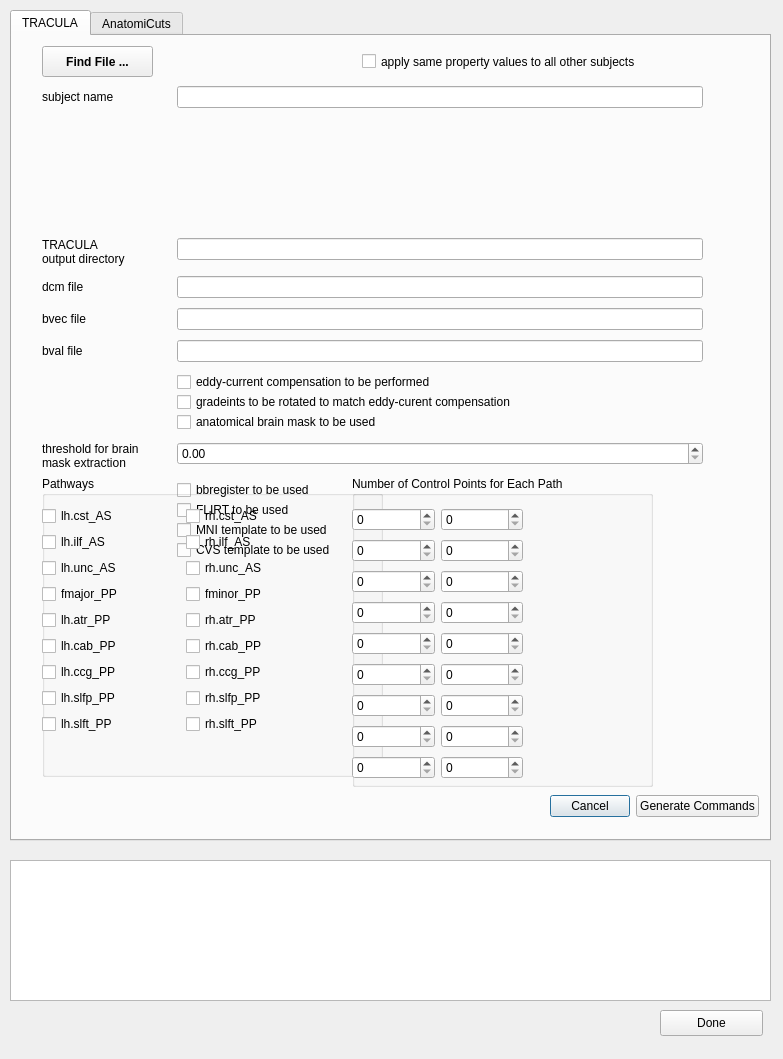
<?xml version="1.0" encoding="UTF-8"?>
<ui version="4.0">
 <class>Dialog</class>
 <widget class="QDialog" name="Dialog">
  <property name="geometry">
   <rect>
    <x>0</x>
    <y>0</y>
    <width>783</width>
    <height>1059</height>
   </rect>
  </property>
  <property name="windowTitle">
   <string>Dialog</string>
  </property>
  <property name="modal">
   <bool>true</bool>
  </property>
  <widget class="QTabWidget" name="tabWidget">
   <property name="geometry">
    <rect>
     <x>10</x>
     <y>10</y>
     <width>761</width>
     <height>831</height>
    </rect>
   </property>
   <property name="currentIndex">
    <number>0</number>
   </property>
   <widget class="QWidget" name="tab_3">
    <attribute name="title">
     <string>TRACULA</string>
    </attribute>
    <widget class="QWidget" name="formLayoutWidget">
     <property name="geometry">
      <rect>
       <x>30</x>
       <y>50</y>
       <width>661</width>
       <height>474</height>
      </rect>
     </property>
     <layout class="QFormLayout" name="formLayout">
      <property name="verticalSpacing">
       <number>10</number>
      </property>
      <item row="1" column="0">
       <widget class="QLabel" name="subjectNameLabel">
        <property name="text">
         <string>subject name</string>
        </property>
       </widget>
      </item>
      <item row="1" column="1">
       <widget class="QLineEdit" name="subjectNameLineEdit"/>
      </item>
      <item row="4" column="0">
       <widget class="QLabel" name="subjectDcmFileLabel">
        <property name="text">
         <string>dcm file</string>
        </property>
       </widget>
      </item>
      <item row="4" column="1">
       <widget class="QLineEdit" name="subjectDcmFileLineEdit"/>
      </item>
      <item row="5" column="0">
       <widget class="QLabel" name="subjectBvecFileLabel">
        <property name="text">
         <string>bvec file</string>
        </property>
       </widget>
      </item>
      <item row="5" column="1">
       <widget class="QLineEdit" name="subjectBvecFileLineEdit"/>
      </item>
      <item row="6" column="0">
       <widget class="QLabel" name="subjectBvalFileLabel">
        <property name="text">
         <string>bval file</string>
        </property>
       </widget>
      </item>
      <item row="6" column="1">
       <widget class="QLineEdit" name="subjectBvalFileLineEdit">
        <property name="font">
         <font>
          <weight>50</weight>
          <bold>false</bold>
         </font>
        </property>
       </widget>
      </item>
      <item row="7" column="1">
       <layout class="QVBoxLayout" name="verticalLayout">
        <item>
         <widget class="QCheckBox" name="checkBox">
          <property name="text">
           <string>eddy-current compensation to be performed</string>
          </property>
          <property name="checked">
           <bool>false</bool>
          </property>
         </widget>
        </item>
        <item>
         <widget class="QCheckBox" name="checkBox_2">
          <property name="text">
           <string>gradeints to be rotated to match eddy-curent compensation</string>
          </property>
          <property name="checked">
           <bool>false</bool>
          </property>
         </widget>
        </item>
        <item>
         <widget class="QCheckBox" name="checkBox_3">
          <property name="text">
           <string>anatomical brain mask to be used</string>
          </property>
          <property name="checked">
           <bool>false</bool>
          </property>
         </widget>
        </item>
       </layout>
      </item>
      <item row="9" column="0">
       <widget class="QLabel" name="label">
        <property name="text">
         <string>threshold for brain mask extraction</string>
        </property>
        <property name="wordWrap">
         <bool>true</bool>
        </property>
       </widget>
      </item>
      <item row="9" column="1">
       <widget class="QDoubleSpinBox" name="doubleSpinBox_2">
        <property name="maximum">
         <double>1.000000000000000</double>
        </property>
        <property name="singleStep">
         <double>0.050000000000000</double>
        </property>
        <property name="value">
         <double>0.000000000000000</double>
        </property>
       </widget>
      </item>
      <item row="10" column="1">
       <layout class="QVBoxLayout" name="verticalLayout_2">
        <item>
         <widget class="QCheckBox" name="checkBox_4">
          <property name="text">
           <string>bbregister to be used</string>
          </property>
         </widget>
        </item>
        <item>
         <widget class="QCheckBox" name="checkBox_5">
          <property name="text">
           <string>FLIRT to be used</string>
          </property>
          <property name="checked">
           <bool>false</bool>
          </property>
         </widget>
        </item>
        <item>
         <widget class="QCheckBox" name="checkBox_7">
          <property name="text">
           <string>MNI template to be used</string>
          </property>
          <property name="checked">
           <bool>false</bool>
          </property>
         </widget>
        </item>
        <item>
         <widget class="QCheckBox" name="checkBox_6">
          <property name="text">
           <string>CVS template to be used</string>
          </property>
         </widget>
        </item>
       </layout>
      </item>
      <item row="3" column="0">
       <widget class="QLabel" name="dtrootLabel">
        <property name="text">
         <string>TRACULA output directory</string>
        </property>
        <property name="wordWrap">
         <bool>true</bool>
        </property>
       </widget>
      </item>
      <item row="3" column="1">
       <widget class="QLineEdit" name="dtrootLineEdit"/>
      </item>
      <item row="2" column="1">
       <spacer name="verticalSpacer_5">
        <property name="orientation">
         <enum>Qt::Vertical</enum>
        </property>
        <property name="sizeHint" stdset="0">
         <size>
          <width>20</width>
          <height>10</height>
         </size>
        </property>
       </spacer>
      </item>
     </layout>
    </widget>
    <widget class="QGroupBox" name="groupBox">
     <property name="geometry">
      <rect>
       <x>30</x>
       <y>440</y>
       <width>341</width>
       <height>301</height>
      </rect>
     </property>
     <property name="font">
      <font>
       <underline>false</underline>
      </font>
     </property>
     <property name="autoFillBackground">
      <bool>false</bool>
     </property>
     <property name="title">
      <string>Pathways</string>
     </property>
     <property name="checkable">
      <bool>false</bool>
     </property>
     <property name="checked">
      <bool>false</bool>
     </property>
     <widget class="QWidget" name="gridLayoutWidget">
      <property name="geometry">
       <rect>
        <x>0</x>
        <y>30</y>
        <width>281</width>
        <height>230</height>
       </rect>
      </property>
      <layout class="QGridLayout" name="gridLayout">
       <item row="3" column="1">
        <widget class="QCheckBox" name="checkBox_10">
         <property name="text">
          <string>fminor_PP</string>
         </property>
         <property name="checked">
          <bool>false</bool>
         </property>
        </widget>
       </item>
       <item row="6" column="0">
        <widget class="QCheckBox" name="checkBox_19">
         <property name="text">
          <string>lh.ccg_PP</string>
         </property>
         <property name="checked">
          <bool>false</bool>
         </property>
        </widget>
       </item>
       <item row="2" column="1">
        <widget class="QCheckBox" name="checkBox_15">
         <property name="text">
          <string>rh.unc_AS</string>
         </property>
         <property name="checked">
          <bool>false</bool>
         </property>
        </widget>
       </item>
       <item row="6" column="1">
        <widget class="QCheckBox" name="checkBox_22">
         <property name="text">
          <string>rh.ccg_PP</string>
         </property>
         <property name="checked">
          <bool>false</bool>
         </property>
        </widget>
       </item>
       <item row="1" column="1">
        <widget class="QCheckBox" name="checkBox_11">
         <property name="text">
          <string>rh.ilf_AS</string>
         </property>
         <property name="checked">
          <bool>false</bool>
         </property>
        </widget>
       </item>
       <item row="0" column="0">
        <widget class="QCheckBox" name="checkBox_9">
         <property name="text">
          <string>lh.cst_AS</string>
         </property>
         <property name="checked">
          <bool>false</bool>
         </property>
         <property name="autoRepeat">
          <bool>false</bool>
         </property>
        </widget>
       </item>
       <item row="8" column="0">
        <widget class="QCheckBox" name="checkBox_23">
         <property name="text">
          <string>lh.slft_PP</string>
         </property>
         <property name="checked">
          <bool>false</bool>
         </property>
        </widget>
       </item>
       <item row="4" column="1">
        <widget class="QCheckBox" name="checkBox_18">
         <property name="text">
          <string>rh.atr_PP</string>
         </property>
         <property name="checked">
          <bool>false</bool>
         </property>
        </widget>
       </item>
       <item row="8" column="1">
        <widget class="QCheckBox" name="checkBox_25">
         <property name="text">
          <string>rh.slft_PP</string>
         </property>
         <property name="checked">
          <bool>false</bool>
         </property>
        </widget>
       </item>
       <item row="5" column="1">
        <widget class="QCheckBox" name="checkBox_21">
         <property name="text">
          <string>rh.cab_PP</string>
         </property>
         <property name="checked">
          <bool>false</bool>
         </property>
        </widget>
       </item>
       <item row="7" column="1">
        <widget class="QCheckBox" name="checkBox_24">
         <property name="text">
          <string>rh.slfp_PP</string>
         </property>
         <property name="checked">
          <bool>false</bool>
         </property>
        </widget>
       </item>
       <item row="7" column="0">
        <widget class="QCheckBox" name="checkBox_20">
         <property name="text">
          <string>lh.slfp_PP</string>
         </property>
         <property name="checked">
          <bool>false</bool>
         </property>
        </widget>
       </item>
       <item row="5" column="0">
        <widget class="QCheckBox" name="checkBox_17">
         <property name="text">
          <string>lh.cab_PP</string>
         </property>
         <property name="checked">
          <bool>false</bool>
         </property>
        </widget>
       </item>
       <item row="2" column="0">
        <widget class="QCheckBox" name="checkBox_14">
         <property name="text">
          <string>lh.unc_AS</string>
         </property>
         <property name="checked">
          <bool>false</bool>
         </property>
        </widget>
       </item>
       <item row="0" column="1">
        <widget class="QCheckBox" name="checkBox_8">
         <property name="text">
          <string>rh.cst_AS</string>
         </property>
         <property name="checked">
          <bool>false</bool>
         </property>
        </widget>
       </item>
       <item row="4" column="0">
        <widget class="QCheckBox" name="checkBox_16">
         <property name="text">
          <string>lh.atr_PP</string>
         </property>
         <property name="checked">
          <bool>false</bool>
         </property>
        </widget>
       </item>
       <item row="3" column="0">
        <widget class="QCheckBox" name="checkBox_12">
         <property name="text">
          <string>fmajor_PP</string>
         </property>
         <property name="checked">
          <bool>false</bool>
         </property>
        </widget>
       </item>
       <item row="1" column="0">
        <widget class="QCheckBox" name="checkBox_13">
         <property name="text">
          <string>lh.ilf_AS</string>
         </property>
         <property name="checked">
          <bool>false</bool>
         </property>
        </widget>
       </item>
      </layout>
     </widget>
    </widget>
    <widget class="QGroupBox" name="groupBox_2">
     <property name="geometry">
      <rect>
       <x>340</x>
       <y>440</y>
       <width>301</width>
       <height>311</height>
      </rect>
     </property>
     <property name="title">
      <string>Number of Control Points for Each Path</string>
     </property>
     <widget class="QWidget" name="gridLayoutWidget_2">
      <property name="geometry">
       <rect>
        <x>0</x>
        <y>30</y>
        <width>171</width>
        <height>275</height>
       </rect>
      </property>
      <layout class="QGridLayout" name="gridLayout_2">
       <item row="0" column="1">
        <widget class="QSpinBox" name="spinBox_3">
         <property name="value">
          <number>0</number>
         </property>
        </widget>
       </item>
       <item row="1" column="1">
        <widget class="QSpinBox" name="spinBox_4">
         <property name="value">
          <number>0</number>
         </property>
        </widget>
       </item>
       <item row="0" column="0">
        <widget class="QSpinBox" name="spinBox">
         <property name="value">
          <number>0</number>
         </property>
        </widget>
       </item>
       <item row="2" column="1">
        <widget class="QSpinBox" name="spinBox_6">
         <property name="value">
          <number>0</number>
         </property>
        </widget>
       </item>
       <item row="1" column="0">
        <widget class="QSpinBox" name="spinBox_2">
         <property name="value">
          <number>0</number>
         </property>
        </widget>
       </item>
       <item row="6" column="0">
        <widget class="QSpinBox" name="spinBox_10">
         <property name="value">
          <number>0</number>
         </property>
        </widget>
       </item>
       <item row="4" column="0">
        <widget class="QSpinBox" name="spinBox_8">
         <property name="value">
          <number>0</number>
         </property>
        </widget>
       </item>
       <item row="2" column="0">
        <widget class="QSpinBox" name="spinBox_5">
         <property name="value">
          <number>0</number>
         </property>
        </widget>
       </item>
       <item row="4" column="1">
        <widget class="QSpinBox" name="spinBox_14">
         <property name="value">
          <number>0</number>
         </property>
        </widget>
       </item>
       <item row="6" column="1">
        <widget class="QSpinBox" name="spinBox_16">
         <property name="value">
          <number>0</number>
         </property>
        </widget>
       </item>
       <item row="5" column="1">
        <widget class="QSpinBox" name="spinBox_15">
         <property name="value">
          <number>0</number>
         </property>
        </widget>
       </item>
       <item row="3" column="0">
        <widget class="QSpinBox" name="spinBox_7">
         <property name="value">
          <number>0</number>
         </property>
        </widget>
       </item>
       <item row="7" column="1">
        <widget class="QSpinBox" name="spinBox_17">
         <property name="value">
          <number>0</number>
         </property>
        </widget>
       </item>
       <item row="8" column="1">
        <widget class="QSpinBox" name="spinBox_18">
         <property name="value">
          <number>0</number>
         </property>
        </widget>
       </item>
       <item row="5" column="0">
        <widget class="QSpinBox" name="spinBox_9">
         <property name="value">
          <number>0</number>
         </property>
        </widget>
       </item>
       <item row="7" column="0">
        <widget class="QSpinBox" name="spinBox_11">
         <property name="value">
          <number>0</number>
         </property>
        </widget>
       </item>
       <item row="3" column="1">
        <widget class="QSpinBox" name="spinBox_13">
         <property name="value">
          <number>0</number>
         </property>
        </widget>
       </item>
       <item row="8" column="0">
        <widget class="QSpinBox" name="spinBox_12">
         <property name="value">
          <number>0</number>
         </property>
        </widget>
       </item>
      </layout>
     </widget>
    </widget>
    <widget class="QWidget" name="horizontalLayoutWidget">
     <property name="geometry">
      <rect>
       <x>500</x>
       <y>750</y>
       <width>247</width>
       <height>41</height>
      </rect>
     </property>
     <layout class="QHBoxLayout" name="horizontalLayout">
      <item>
       <widget class="QDialogButtonBox" name="buttonBox">
        <property name="contextMenuPolicy">
         <enum>Qt::DefaultContextMenu</enum>
        </property>
        <property name="orientation">
         <enum>Qt::Horizontal</enum>
        </property>
        <property name="standardButtons">
         <set>QDialogButtonBox::Cancel</set>
        </property>
        <property name="centerButtons">
         <bool>false</bool>
        </property>
       </widget>
      </item>
      <item>
       <widget class="QPushButton" name="pushButton">
        <property name="text">
         <string>Generate Commands</string>
        </property>
        <property name="default">
         <bool>false</bool>
        </property>
        <property name="flat">
         <bool>false</bool>
        </property>
       </widget>
      </item>
     </layout>
    </widget>
    <widget class="QCheckBox" name="checkBox_26">
     <property name="geometry">
      <rect>
       <x>350</x>
       <y>0</y>
       <width>341</width>
       <height>51</height>
      </rect>
     </property>
     <property name="text">
      <string>apply same property values to all other subjects</string>
     </property>
     <property name="tristate">
      <bool>false</bool>
     </property>
    </widget>
    <widget class="QPushButton" name="pushButton_3">
     <property name="geometry">
      <rect>
       <x>30</x>
       <y>10</y>
       <width>111</width>
       <height>31</height>
      </rect>
     </property>
     <property name="font">
      <font>
       <weight>75</weight>
       <bold>true</bold>
      </font>
     </property>
     <property name="text">
      <string>Find File ...</string>
     </property>
    </widget>
   </widget>
   <widget class="QWidget" name="tab_4">
    <attribute name="title">
     <string>AnatomiCuts</string>
    </attribute>
    <widget class="QWidget" name="verticalLayoutWidget">
     <property name="geometry">
      <rect>
       <x>50</x>
       <y>60</y>
       <width>651</width>
       <height>381</height>
      </rect>
     </property>
     <layout class="QVBoxLayout" name="verticalLayout_3">
      <item>
       <layout class="QFormLayout" name="formLayout_3">
        <item row="0" column="0">
         <widget class="QLabel" name="testingLabel">
          <property name="text">
           <string>Segmentation File</string>
          </property>
         </widget>
        </item>
        <item row="0" column="1">
         <widget class="QLineEdit" name="testingLineEdit"/>
        </item>
        <item row="1" column="0">
         <widget class="QLabel" name="testingLabel_2">
          <property name="text">
           <string>Streamlines File</string>
          </property>
         </widget>
        </item>
        <item row="1" column="1">
         <widget class="QLineEdit" name="testingLineEdit_2"/>
        </item>
        <item row="3" column="0">
         <widget class="QLabel" name="label_2">
          <property name="text">
           <string>Number of Clusters</string>
          </property>
         </widget>
        </item>
        <item row="3" column="1">
         <widget class="QSpinBox" name="spinBox_19">
          <property name="maximum">
           <number>1000</number>
          </property>
         </widget>
        </item>
        <item row="4" column="0">
         <widget class="QLabel" name="label_3">
          <property name="text">
           <string>Number of Points</string>
          </property>
         </widget>
        </item>
        <item row="4" column="1">
         <widget class="QSpinBox" name="spinBox_20"/>
        </item>
        <item row="5" column="0">
         <widget class="QLabel" name="label_4">
          <property name="text">
           <string>Number of Prototype Streamlines</string>
          </property>
         </widget>
        </item>
        <item row="5" column="1">
         <widget class="QSpinBox" name="spinBox_21">
          <property name="maximum">
           <number>1000</number>
          </property>
         </widget>
        </item>
        <item row="7" column="0">
         <widget class="QLabel" name="label_5">
          <property name="text">
           <string>Similarity</string>
          </property>
         </widget>
        </item>
        <item row="7" column="1">
         <widget class="QComboBox" name="comboBox">
          <property name="currentText">
           <string/>
          </property>
          <property name="currentIndex">
           <number>-1</number>
          </property>
          <item>
           <property name="text">
            <string>mean euclidean</string>
           </property>
          </item>
          <item>
           <property name="text">
            <string>anatomical</string>
           </property>
          </item>
         </widget>
        </item>
        <item row="10" column="0">
         <widget class="QLabel" name="label_6">
          <property name="text">
           <string>Number of Threads</string>
          </property>
         </widget>
        </item>
        <item row="10" column="1">
         <widget class="QSpinBox" name="spinBox_22"/>
        </item>
        <item row="12" column="0">
         <widget class="QLabel" name="outputDirectoryLabel">
          <property name="text">
           <string>Output Directory</string>
          </property>
         </widget>
        </item>
        <item row="12" column="1">
         <widget class="QLineEdit" name="outputDirectoryLineEdit"/>
        </item>
        <item row="2" column="1">
         <spacer name="verticalSpacer">
          <property name="orientation">
           <enum>Qt::Vertical</enum>
          </property>
          <property name="sizeHint" stdset="0">
           <size>
            <width>20</width>
            <height>40</height>
           </size>
          </property>
         </spacer>
        </item>
        <item row="6" column="1">
         <spacer name="verticalSpacer_2">
          <property name="orientation">
           <enum>Qt::Vertical</enum>
          </property>
          <property name="sizeHint" stdset="0">
           <size>
            <width>20</width>
            <height>40</height>
           </size>
          </property>
         </spacer>
        </item>
        <item row="9" column="1">
         <spacer name="verticalSpacer_3">
          <property name="orientation">
           <enum>Qt::Vertical</enum>
          </property>
          <property name="sizeHint" stdset="0">
           <size>
            <width>20</width>
            <height>40</height>
           </size>
          </property>
         </spacer>
        </item>
        <item row="11" column="1">
         <spacer name="verticalSpacer_4">
          <property name="orientation">
           <enum>Qt::Vertical</enum>
          </property>
          <property name="sizeHint" stdset="0">
           <size>
            <width>20</width>
            <height>40</height>
           </size>
          </property>
         </spacer>
        </item>
        <item row="8" column="1">
         <widget class="QComboBox" name="comboBox_2">
          <property name="currentIndex">
           <number>-1</number>
          </property>
          <item>
           <property name="text">
            <string>straight (7)</string>
           </property>
          </item>
          <item>
           <property name="text">
            <string>diagonal (15)</string>
           </property>
          </item>
          <item>
           <property name="text">
            <string>all (27)</string>
           </property>
          </item>
         </widget>
        </item>
        <item row="8" column="0">
         <widget class="QLabel" name="label_7">
          <property name="text">
           <string>Directions</string>
          </property>
         </widget>
        </item>
       </layout>
      </item>
     </layout>
    </widget>
    <widget class="QWidget" name="horizontalLayoutWidget_2">
     <property name="geometry">
      <rect>
       <x>500</x>
       <y>750</y>
       <width>247</width>
       <height>41</height>
      </rect>
     </property>
     <layout class="QHBoxLayout" name="horizontalLayout_2">
      <item>
       <widget class="QDialogButtonBox" name="buttonBox_2">
        <property name="focusPolicy">
         <enum>Qt::NoFocus</enum>
        </property>
        <property name="autoFillBackground">
         <bool>false</bool>
        </property>
        <property name="orientation">
         <enum>Qt::Horizontal</enum>
        </property>
        <property name="standardButtons">
         <set>QDialogButtonBox::Cancel</set>
        </property>
        <property name="centerButtons">
         <bool>false</bool>
        </property>
       </widget>
      </item>
      <item>
       <widget class="QPushButton" name="pushButton_2">
        <property name="text">
         <string>Generate Commands</string>
        </property>
        <property name="default">
         <bool>false</bool>
        </property>
        <property name="flat">
         <bool>false</bool>
        </property>
       </widget>
      </item>
     </layout>
    </widget>
    <widget class="QPushButton" name="pushButton_4">
     <property name="geometry">
      <rect>
       <x>50</x>
       <y>20</y>
       <width>111</width>
       <height>31</height>
      </rect>
     </property>
     <property name="font">
      <font>
       <weight>75</weight>
       <bold>true</bold>
      </font>
     </property>
     <property name="text">
      <string>Find File ...</string>
     </property>
    </widget>
   </widget>
  </widget>
  <widget class="QTextEdit" name="textEdit">
   <property name="geometry">
    <rect>
     <x>10</x>
     <y>860</y>
     <width>761</width>
     <height>141</height>
    </rect>
   </property>
   <property name="verticalScrollBarPolicy">
    <enum>Qt::ScrollBarAsNeeded</enum>
   </property>
   <property name="horizontalScrollBarPolicy">
    <enum>Qt::ScrollBarAsNeeded</enum>
   </property>
   <property name="lineWrapMode">
    <enum>QTextEdit::NoWrap</enum>
   </property>
  </widget>
  <widget class="QPushButton" name="pushButton_5">
   <property name="geometry">
    <rect>
     <x>660</x>
     <y>1010</y>
     <width>103</width>
     <height>26</height>
    </rect>
   </property>
   <property name="text">
    <string>Done</string>
   </property>
   <property name="default">
    <bool>false</bool>
   </property>
   <property name="flat">
    <bool>false</bool>
   </property>
  </widget>
 </widget>
 <resources/>
 <connections>
  <connection>
   <sender>buttonBox</sender>
   <signal>accepted()</signal>
   <receiver>Dialog</receiver>
   <slot>accept()</slot>
   <hints>
    <hint type="sourcelabel">
     <x>523</x>
     <y>821</y>
    </hint>
    <hint type="destinationlabel">
     <x>157</x>
     <y>274</y>
    </hint>
   </hints>
  </connection>
  <connection>
   <sender>buttonBox</sender>
   <signal>rejected()</signal>
   <receiver>Dialog</receiver>
   <slot>reject()</slot>
   <hints>
    <hint type="sourcelabel">
     <x>560</x>
     <y>797</y>
    </hint>
    <hint type="destinationlabel">
     <x>286</x>
     <y>274</y>
    </hint>
   </hints>
  </connection>
  <connection>
   <sender>checkBox_9</sender>
   <signal>clicked(bool)</signal>
   <receiver>spinBox</receiver>
   <slot>setEnabled(bool)</slot>
   <hints>
    <hint type="sourcelabel">
     <x>95</x>
     <y>510</y>
    </hint>
    <hint type="destinationlabel">
     <x>434</x>
     <y>510</y>
    </hint>
   </hints>
  </connection>
  <connection>
   <sender>checkBox_9</sender>
   <signal>clicked()</signal>
   <receiver>spinBox</receiver>
   <slot>show()</slot>
   <hints>
    <hint type="sourcelabel">
     <x>132</x>
     <y>510</y>
    </hint>
    <hint type="destinationlabel">
     <x>434</x>
     <y>510</y>
    </hint>
   </hints>
  </connection>
  <connection>
   <sender>checkBox_13</sender>
   <signal>clicked(bool)</signal>
   <receiver>spinBox_2</receiver>
   <slot>setEnabled(bool)</slot>
   <hints>
    <hint type="sourcelabel">
     <x>78</x>
     <y>546</y>
    </hint>
    <hint type="destinationlabel">
     <x>434</x>
     <y>557</y>
    </hint>
   </hints>
  </connection>
  <connection>
   <sender>checkBox_14</sender>
   <signal>clicked(bool)</signal>
   <receiver>spinBox_5</receiver>
   <slot>setEnabled(bool)</slot>
   <hints>
    <hint type="sourcelabel">
     <x>128</x>
     <y>581</y>
    </hint>
    <hint type="destinationlabel">
     <x>434</x>
     <y>596</y>
    </hint>
   </hints>
  </connection>
  <connection>
   <sender>checkBox_12</sender>
   <signal>clicked(bool)</signal>
   <receiver>spinBox_7</receiver>
   <slot>setEnabled(bool)</slot>
   <hints>
    <hint type="sourcelabel">
     <x>127</x>
     <y>607</y>
    </hint>
    <hint type="destinationlabel">
     <x>434</x>
     <y>627</y>
    </hint>
   </hints>
  </connection>
  <connection>
   <sender>checkBox_16</sender>
   <signal>clicked(bool)</signal>
   <receiver>spinBox_8</receiver>
   <slot>setEnabled(bool)</slot>
   <hints>
    <hint type="sourcelabel">
     <x>151</x>
     <y>633</y>
    </hint>
    <hint type="destinationlabel">
     <x>434</x>
     <y>658</y>
    </hint>
   </hints>
  </connection>
  <connection>
   <sender>checkBox_17</sender>
   <signal>clicked(bool)</signal>
   <receiver>spinBox_9</receiver>
   <slot>setEnabled(bool)</slot>
   <hints>
    <hint type="sourcelabel">
     <x>174</x>
     <y>659</y>
    </hint>
    <hint type="destinationlabel">
     <x>434</x>
     <y>689</y>
    </hint>
   </hints>
  </connection>
  <connection>
   <sender>checkBox_19</sender>
   <signal>clicked(bool)</signal>
   <receiver>spinBox_10</receiver>
   <slot>setEnabled(bool)</slot>
   <hints>
    <hint type="sourcelabel">
     <x>137</x>
     <y>685</y>
    </hint>
    <hint type="destinationlabel">
     <x>434</x>
     <y>720</y>
    </hint>
   </hints>
  </connection>
  <connection>
   <sender>checkBox_20</sender>
   <signal>clicked(bool)</signal>
   <receiver>spinBox_11</receiver>
   <slot>setEnabled(bool)</slot>
   <hints>
    <hint type="sourcelabel">
     <x>179</x>
     <y>711</y>
    </hint>
    <hint type="destinationlabel">
     <x>434</x>
     <y>751</y>
    </hint>
   </hints>
  </connection>
  <connection>
   <sender>checkBox_23</sender>
   <signal>clicked(bool)</signal>
   <receiver>spinBox_12</receiver>
   <slot>setEnabled(bool)</slot>
   <hints>
    <hint type="sourcelabel">
     <x>142</x>
     <y>737</y>
    </hint>
    <hint type="destinationlabel">
     <x>434</x>
     <y>782</y>
    </hint>
   </hints>
  </connection>
  <connection>
   <sender>checkBox_8</sender>
   <signal>clicked(bool)</signal>
   <receiver>spinBox_3</receiver>
   <slot>setEnabled(bool)</slot>
   <hints>
    <hint type="sourcelabel">
     <x>321</x>
     <y>510</y>
    </hint>
    <hint type="destinationlabel">
     <x>521</x>
     <y>510</y>
    </hint>
   </hints>
  </connection>
  <connection>
   <sender>checkBox_11</sender>
   <signal>clicked(bool)</signal>
   <receiver>spinBox_4</receiver>
   <slot>setEnabled(bool)</slot>
   <hints>
    <hint type="sourcelabel">
     <x>321</x>
     <y>546</y>
    </hint>
    <hint type="destinationlabel">
     <x>521</x>
     <y>557</y>
    </hint>
   </hints>
  </connection>
  <connection>
   <sender>checkBox_15</sender>
   <signal>clicked(bool)</signal>
   <receiver>spinBox_6</receiver>
   <slot>setEnabled(bool)</slot>
   <hints>
    <hint type="sourcelabel">
     <x>321</x>
     <y>581</y>
    </hint>
    <hint type="destinationlabel">
     <x>521</x>
     <y>596</y>
    </hint>
   </hints>
  </connection>
  <connection>
   <sender>checkBox_10</sender>
   <signal>clicked(bool)</signal>
   <receiver>spinBox_13</receiver>
   <slot>setEnabled(bool)</slot>
   <hints>
    <hint type="sourcelabel">
     <x>321</x>
     <y>607</y>
    </hint>
    <hint type="destinationlabel">
     <x>521</x>
     <y>627</y>
    </hint>
   </hints>
  </connection>
  <connection>
   <sender>checkBox_18</sender>
   <signal>clicked(bool)</signal>
   <receiver>spinBox_14</receiver>
   <slot>setEnabled(bool)</slot>
   <hints>
    <hint type="sourcelabel">
     <x>321</x>
     <y>633</y>
    </hint>
    <hint type="destinationlabel">
     <x>521</x>
     <y>658</y>
    </hint>
   </hints>
  </connection>
  <connection>
   <sender>checkBox_21</sender>
   <signal>clicked(bool)</signal>
   <receiver>spinBox_15</receiver>
   <slot>setEnabled(bool)</slot>
   <hints>
    <hint type="sourcelabel">
     <x>321</x>
     <y>659</y>
    </hint>
    <hint type="destinationlabel">
     <x>521</x>
     <y>689</y>
    </hint>
   </hints>
  </connection>
  <connection>
   <sender>checkBox_22</sender>
   <signal>clicked(bool)</signal>
   <receiver>spinBox_16</receiver>
   <slot>setEnabled(bool)</slot>
   <hints>
    <hint type="sourcelabel">
     <x>321</x>
     <y>685</y>
    </hint>
    <hint type="destinationlabel">
     <x>521</x>
     <y>720</y>
    </hint>
   </hints>
  </connection>
  <connection>
   <sender>checkBox_24</sender>
   <signal>clicked(bool)</signal>
   <receiver>spinBox_17</receiver>
   <slot>setEnabled(bool)</slot>
   <hints>
    <hint type="sourcelabel">
     <x>321</x>
     <y>711</y>
    </hint>
    <hint type="destinationlabel">
     <x>521</x>
     <y>751</y>
    </hint>
   </hints>
  </connection>
  <connection>
   <sender>checkBox_25</sender>
   <signal>clicked(bool)</signal>
   <receiver>spinBox_18</receiver>
   <slot>setEnabled(bool)</slot>
   <hints>
    <hint type="sourcelabel">
     <x>321</x>
     <y>737</y>
    </hint>
    <hint type="destinationlabel">
     <x>521</x>
     <y>782</y>
    </hint>
   </hints>
  </connection>
  <connection>
   <sender>checkBox_26</sender>
   <signal>clicked(bool)</signal>
   <receiver>subjectNameLineEdit</receiver>
   <slot>setDisabled(bool)</slot>
   <hints>
    <hint type="sourcelabel">
     <x>376</x>
     <y>60</y>
    </hint>
    <hint type="destinationlabel">
     <x>241</x>
     <y>147</y>
    </hint>
   </hints>
  </connection>
 </connections>
</ui>
